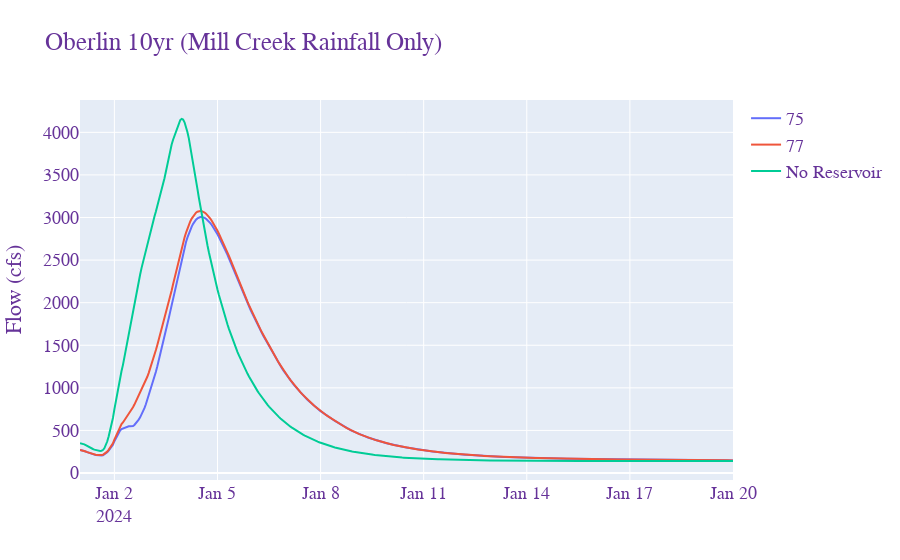
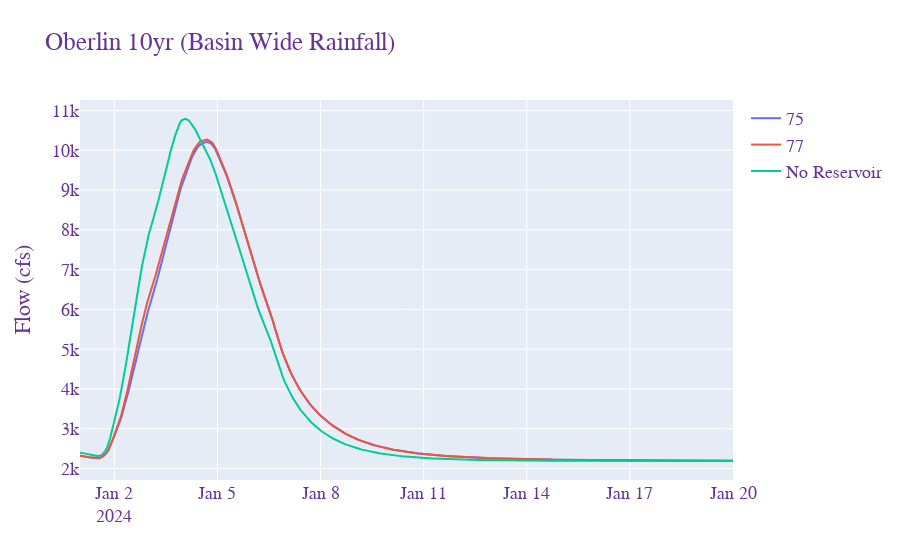
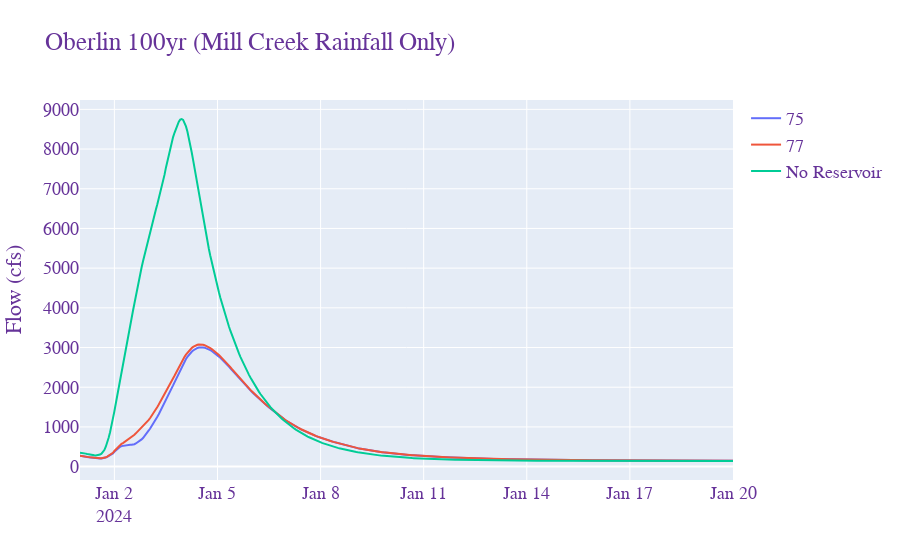
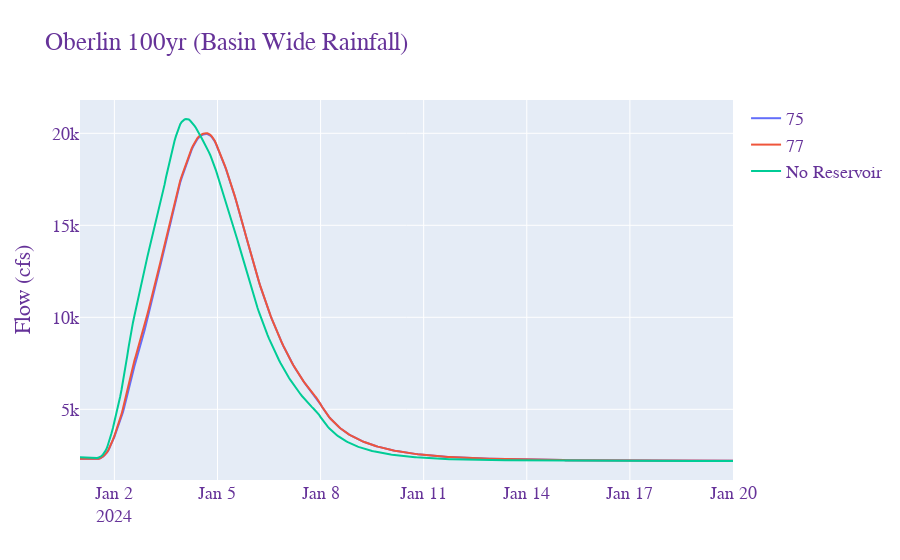

The code cell stored with these charts, in order, in its notebook:
### Code cell
# Get pathnames for each pairing
for i, plot_title in enumerate(gage_pairings):

    # Setup plotly subplot figure
    fig = make_subplots(  
        rows=1, 
        cols=1,
        # vertical_spacing=3,
        # padding = 
        # vertical_spacing=(1 / (n - 1)),
        #subplot titles are each pairing key.
        # subplot_titles=['flowation', 'InFlow and OutFlow'],
        
    )
    
    for curve in gage_pairings[plot_title]:
        # print(plot_title, curve['name'], curve['fpart'])
        # get flowation pathnames
        flow_pattern = f"//{gage_element}/FLOW/*/1hour/{curve['fpart']}/"
        flow_paths = dss_file.getPathnameList(flow_pattern, sort=1)
        # remove d-part from pathnames and remove duplicates
        flow_paths = [path.replace(path.split('/')[4],"") for path in flow_paths]
        if len(flow_paths) > 0:
            flow_path = flow_paths[0]
        else:
            flow_path = None
        # print('flowation: ', flow_path)
        curve['flow_path'] = flow_path

        # get path data
        if flow_path:
            ts = dss_file.read_ts(flow_path)
            df = pd.DataFrame()
            df['Times'] = ts.pytimes
            df['Values'] = ts.values
            df['Missing'] = ts.nodata
            df.Values = np.where(df.Missing == True, np.NaN, df.Values)
            
            # add trace to subplot

            fig.add_trace(
                go.Scatter(
                    x=df['Times'], 
                    y=df['Values'], 
                    mode='lines',
                    name=f"{curve['name']}"
                ),
                row=1, 
                col=1
            )
        
        

    # reservoir_pairings
    fig.update_layout(
        title=plot_title,
        yaxis_title="Flow (cfs)",
        # showlegend=False,
        font=dict(
            family="Arial",
            size=18,
            color="RebeccaPurple"
        )
    )
    pio.write_image(fig, file=f"./results/millCreek/{plot_title}.png", width=1600, height=1000)
    fig.show()

### Figure 1 — Plotly figure (JSON) as saved in the notebook; plotly's stock layout.template omitted (floating-point values rounded to 4 significant figures; data arrays with more than 128 entries replaced by an {"elided": "..."} marker saying what was removed)
{"data": [{"mode": "lines", "name": "75", "type": "scatter", "x": {"elided": "457 str values"}, "xaxis": "x", "y": {"elided": "457 float values"}, "yaxis": "y"}, {"mode": "lines", "name": "77", "type": "scatter", "x": {"elided": "457 str values"}, "xaxis": "x", "y": {"elided": "457 float values"}, "yaxis": "y"}, {"mode": "lines", "name": "No Reservoir", "type": "scatter", "x": {"elided": "457 str values"}, "xaxis": "x", "y": {"elided": "457 float values"}, "yaxis": "y"}], "layout": {"font": {"color": "RebeccaPurple", "family": "Arial", "size": 18}, "title": {"text": "Oberlin 10yr (Mill Creek Rainfall Only)"}, "xaxis": {"anchor": "y", "domain": [0, 1]}, "yaxis": {"anchor": "x", "domain": [0, 1], "title": {"text": "Flow (cfs)"}}}}

### Figure 2 — Plotly figure (JSON) as saved in the notebook; plotly's stock layout.template omitted (floating-point values rounded to 4 significant figures; data arrays with more than 128 entries replaced by an {"elided": "..."} marker saying what was removed)
{"data": [{"mode": "lines", "name": "75", "type": "scatter", "x": {"elided": "457 str values"}, "xaxis": "x", "y": {"elided": "457 float values"}, "yaxis": "y"}, {"mode": "lines", "name": "77", "type": "scatter", "x": {"elided": "457 str values"}, "xaxis": "x", "y": {"elided": "457 float values"}, "yaxis": "y"}, {"mode": "lines", "name": "No Reservoir", "type": "scatter", "x": {"elided": "457 str values"}, "xaxis": "x", "y": {"elided": "457 float values"}, "yaxis": "y"}], "layout": {"font": {"color": "RebeccaPurple", "family": "Arial", "size": 18}, "title": {"text": "Oberlin 10yr (Basin Wide Rainfall)"}, "xaxis": {"anchor": "y", "domain": [0, 1]}, "yaxis": {"anchor": "x", "domain": [0, 1], "title": {"text": "Flow (cfs)"}}}}

### Figure 3 — Plotly figure (JSON) as saved in the notebook; plotly's stock layout.template omitted (floating-point values rounded to 4 significant figures; data arrays with more than 128 entries replaced by an {"elided": "..."} marker saying what was removed)
{"data": [{"mode": "lines", "name": "75", "type": "scatter", "x": {"elided": "457 str values"}, "xaxis": "x", "y": {"elided": "457 float values"}, "yaxis": "y"}, {"mode": "lines", "name": "77", "type": "scatter", "x": {"elided": "457 str values"}, "xaxis": "x", "y": {"elided": "457 float values"}, "yaxis": "y"}, {"mode": "lines", "name": "No Reservoir", "type": "scatter", "x": {"elided": "457 str values"}, "xaxis": "x", "y": {"elided": "457 float values"}, "yaxis": "y"}], "layout": {"font": {"color": "RebeccaPurple", "family": "Arial", "size": 18}, "title": {"text": "Oberlin 100yr (Mill Creek Rainfall Only)"}, "xaxis": {"anchor": "y", "domain": [0, 1]}, "yaxis": {"anchor": "x", "domain": [0, 1], "title": {"text": "Flow (cfs)"}}}}

### Figure 4 — Plotly figure (JSON) as saved in the notebook; plotly's stock layout.template omitted (floating-point values rounded to 4 significant figures; data arrays with more than 128 entries replaced by an {"elided": "..."} marker saying what was removed)
{"data": [{"mode": "lines", "name": "75", "type": "scatter", "x": {"elided": "457 str values"}, "xaxis": "x", "y": {"elided": "457 float values"}, "yaxis": "y"}, {"mode": "lines", "name": "77", "type": "scatter", "x": {"elided": "457 str values"}, "xaxis": "x", "y": {"elided": "457 float values"}, "yaxis": "y"}, {"mode": "lines", "name": "No Reservoir", "type": "scatter", "x": {"elided": "457 str values"}, "xaxis": "x", "y": {"elided": "457 float values"}, "yaxis": "y"}], "layout": {"font": {"color": "RebeccaPurple", "family": "Arial", "size": 18}, "title": {"text": "Oberlin 100yr (Basin Wide Rainfall)"}, "xaxis": {"anchor": "y", "domain": [0, 1]}, "yaxis": {"anchor": "x", "domain": [0, 1], "title": {"text": "Flow (cfs)"}}}}
